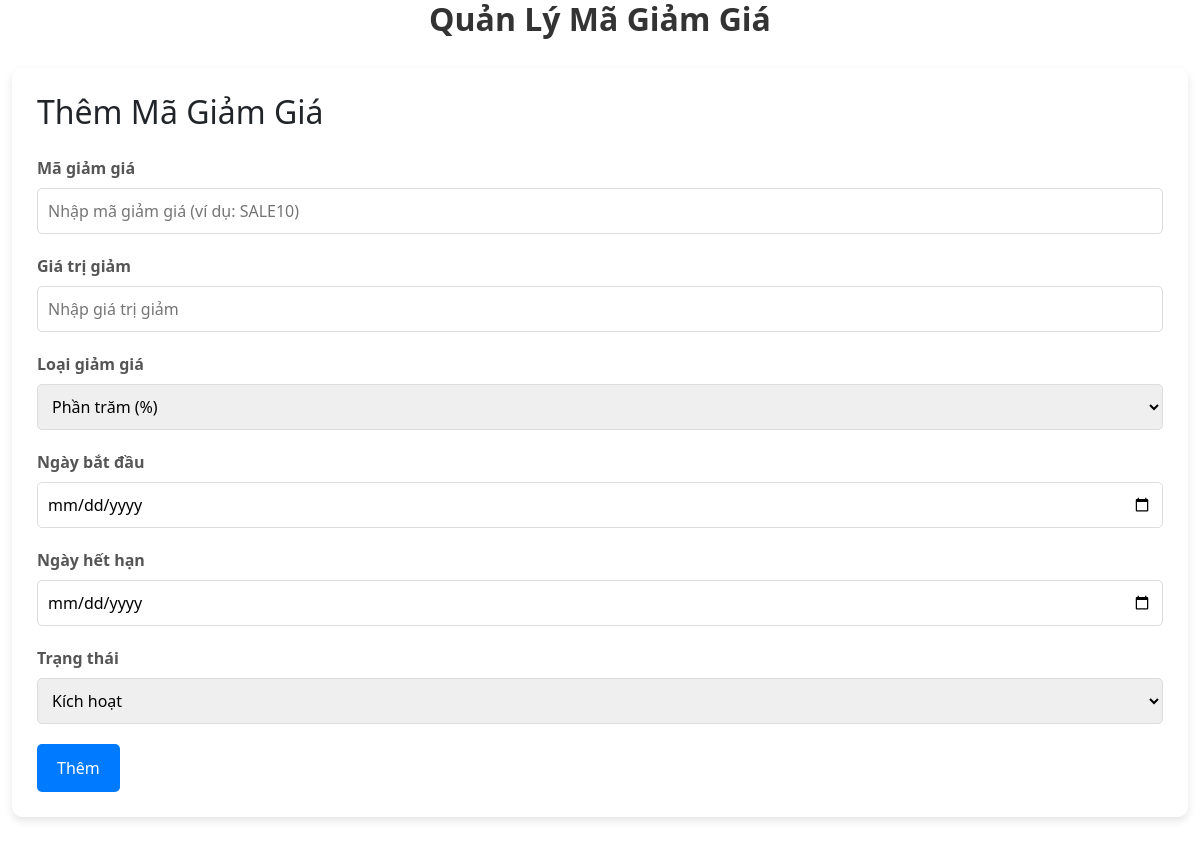
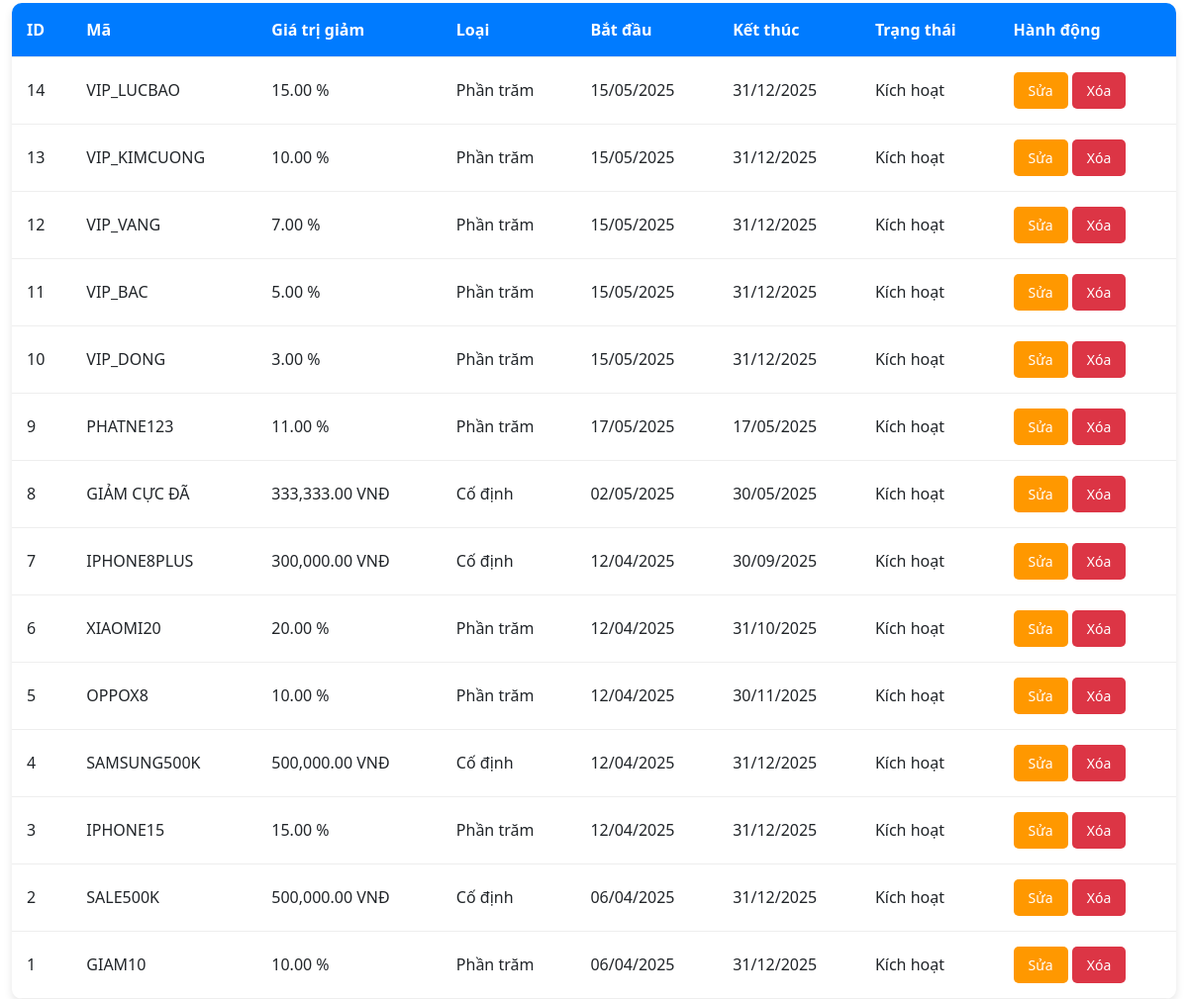
/admin/quanlypromotions.php (signed in), run on the app's committed database (2 pictures, top to bottom).
### tables this page shows
CREATE TABLE `tbl_promotions` (
  `promo_id` int(11) NOT NULL,
  `promo_code` varchar(20) NOT NULL,
  `discount_value` decimal(10,2) NOT NULL,
  `discount_type` enum('percentage','fixed') DEFAULT 'percentage',
  `start_date` date DEFAULT NULL,
  `end_date` date DEFAULT NULL,
  `status` enum('active','inactive') DEFAULT 'active'
);

### admin/quanlypromotions.php (the view, shortened to what this page needs)
<?php
$conn = new mysqli("localhost", "root", "", "phonedb");
$conn->set_charset("utf8mb4");
$edit_data = null;
$sql = "SELECT * FROM tbl_promotions ORDER BY promo_id DESC";
$result = $conn->query($sql);
?>
<!DOCTYPE html>
<html lang="vi">
<head>
    <link rel="stylesheet" href="https://cdn.jsdelivr.net/npm/bootstrap@5.3.0/dist/css/bootstrap.min.css">
</head>
<body>
    <div class="container">
        <h1>Quản Lý Mã Giảm Giá</h1>
        <div class="form-container">
            <h2 class="mb-4"><?= $edit_data ? 'Sửa Mã Giảm Giá' : 'Thêm Mã Giảm Giá' ?></h2>
            <form method="POST" action="">
                <div class="form-group">
                    <label for="promo_code">Mã giảm giá</label>
                    <input type="text" name="promo_code" id="promo_code" value="<?= $edit_data ? htmlspecialchars($edit_data['promo_code']) : '' ?>" placeholder="Nhập mã giảm giá (ví dụ: SALE10)" required>
                </div>
                <div class="form-group">
                    <label for="discount_value">Giá trị giảm</label>
                    <input type="number" name="discount_value" id="discount_value" value="<?= $edit_data ? $edit_data['discount_value'] : '' ?>" step="0.01" min="0" placeholder="Nhập giá trị giảm" required>
                </div>
                <div class="form-group">
                    <label for="discount_type">Loại giảm giá</label>
                    <select name="discount_type" id="discount_type" required>
                        <option value="percentage" <?= $edit_data && $edit_data['discount_type'] === 'percentage' ? 'selected' : '' ?>>Phần trăm (%)</option>
                    </select>
                </div>
                <div class="form-group">
                    <label for="start_date">Ngày bắt đầu</label>
                    <input type="date" name="start_date" id="start_date" value="<?= $edit_data ? $edit_data['start_date'] : '' ?>" required>
                </div>
                <div class="form-group">
                    <label for="end_date">Ngày hết hạn</label>
                    <input type="date" name="end_date" id="end_date" value="<?= $edit_data ? $edit_data['end_date'] : '' ?>" required>
                </div>
                <div class="form-group">
                    <label for="status">Trạng thái</label>
                    <select name="status" id="status" required>
                        <option value="active" <?= $edit_data && $edit_data['status'] === 'active' ? 'selected' : '' ?>>Kích hoạt</option>
                    </select>
                </div>
                <button type="submit" name="save_promo"><?= $edit_data ? 'Cập nhật' : 'Thêm' ?></button>
            </form>
        </div>
        <table>
            <thead>
                <tr>
                    <th>ID</th>
                    <th>Mã</th>
                    <th>Giá trị giảm</th>
                    <th>Loại</th>
                    <th>Bắt đầu</th>
                    <th>Kết thúc</th>
                    <th>Trạng thái</th>
                    <th>Hành động</th>
                </tr>
            </thead>
            <tbody>
                <?php while ($row = $result->fetch_assoc()): ?>
                    <tr>
                        <td><?= $row['promo_id'] ?></td>
                        <td><?= htmlspecialchars($row['promo_code']) ?></td>
                        <td><?= number_format($row['discount_value'], 2) ?> <?= $row['discount_type'] === 'percentage' ? '%' : 'VNĐ' ?></td>
                        <td><?= $row['discount_type'] === 'percentage' ? 'Phần trăm' : 'Cố định' ?></td>
                        <td><?= date('d/m/Y', strtotime($row['start_date'])) ?></td>
                        <td><?= date('d/m/Y', strtotime($row['end_date'])) ?></td>
                        <td><?= $row['status'] === 'active' ? 'Kích hoạt' : 'Không kích hoạt' ?></td>
                        <td>
                            <a href="?edit=<?= $row['promo_id'] ?>" class="action-btn edit-btn">Sửa</a>
                            <a href="?delete=<?= $row['promo_id'] ?>" class="action-btn delete-btn" onclick="return confirmDelete(event)">Xóa</a>
                        </td>
                    </tr>
                <?php endwhile; ?>
            </tbody>
        </table>
    </div>
</body>
</html>

### admin/quanlypromotions.php (style rules this page uses)
.container { max-width: 1200px; margin: 0 auto; }
h1 { color: #333; text-align: center; margin-bottom: 30px; font-size: 2rem; font-weight: 600; }
.form-container { background: #fff; padding: 25px; border-radius: 10px; box-shadow: 0 4px 8px rgba(0,0,0,0.1); margin-bottom: 30px; }
.form-group { margin-bottom: 20px; }
label { display: block; font-weight: bold; margin-bottom: 8px; color: #555; }
input, select { width: 100%; padding: 10px; border: 1px solid #ddd; border-radius: 5px; box-sizing: border-box; font-size: 16px; transition: border-color 0.3s; }
button[type="submit"] { background: #007bff; color: white; padding: 12px 20px; border: none; border-radius: 5px; cursor: pointer; font-size: 16px; transition: background-color 0.3s; }
table { width: 100%; border-collapse: collapse; background: #fff; border-radius: 10px; overflow: hidden; box-shadow: 0 4px 8px rgba(0,0,0,0.1); }
th, td { padding: 15px; text-align: left; border-bottom: 1px solid #eee; }
th { background: #007bff; color: white; font-weight: bold; }
.action-btn { padding: 8px 15px; text-decoration: none; color: white; border-radius: 5px; font-size: 14px; transition: opacity 0.3s; display: inline-block; }
.edit-btn { background: #ff9800; }
.delete-btn { background: #dc3545; }

### data on the page
tbl_promotions: promo_id "14", promo_code "VIP_LUCBAO", discount_value "15.00", discount_type "Phần trăm", start_date "15/05/2025", end_date "31/12/2025", status "Kích hoạt"
tbl_promotions: promo_id "13", promo_code "VIP_KIMCUONG", discount_value "10.00", discount_type "Phần trăm", start_date "15/05/2025", end_date "31/12/2025", status "Kích hoạt"
tbl_promotions: promo_id "12", promo_code "VIP_VANG", discount_value "7.00", discount_type "Phần trăm", start_date "15/05/2025", end_date "31/12/2025", status "Kích hoạt"
tbl_promotions: promo_id "11", promo_code "VIP_BAC", discount_value "5.00", discount_type "Phần trăm", start_date "15/05/2025", end_date "31/12/2025", status "Kích hoạt"
tbl_promotions: promo_id "10", promo_code "VIP_DONG", discount_value "3.00", discount_type "Phần trăm", start_date "15/05/2025", end_date "31/12/2025", status "Kích hoạt"
tbl_promotions: promo_id "9", promo_code "PHATNE123", discount_value "11.00", discount_type "Phần trăm", start_date "17/05/2025", end_date "17/05/2025", status "Kích hoạt"
tbl_promotions: promo_id "8", promo_code "GIẢM CỰC ĐÃ", discount_value "333,333.00", discount_type "VNĐ", start_date "02/05/2025", end_date "30/05/2025", status "Kích hoạt"
tbl_promotions: promo_id "7", promo_code "IPHONE8PLUS", discount_value "300,000.00", discount_type "VNĐ", start_date "12/04/2025", end_date "30/09/2025", status "Kích hoạt"
tbl_promotions: promo_id "6", promo_code "XIAOMI20", discount_value "20.00", discount_type "Phần trăm", start_date "12/04/2025", end_date "31/10/2025", status "Kích hoạt"
tbl_promotions: promo_id "5", promo_code "OPPOX8", discount_value "10.00", discount_type "Phần trăm", start_date "12/04/2025", end_date "30/11/2025", status "Kích hoạt"
tbl_promotions: promo_id "4", promo_code "SAMSUNG500K", discount_value "500,000.00", discount_type "VNĐ", start_date "12/04/2025", end_date "31/12/2025", status "Kích hoạt"
tbl_promotions: promo_id "3", promo_code "IPHONE15", discount_value "15.00", discount_type "Phần trăm", start_date "12/04/2025", end_date "31/12/2025", status "Kích hoạt"
tbl_promotions: promo_id "2", promo_code "SALE500K", discount_value "500,000.00", discount_type "VNĐ", start_date "06/04/2025", end_date "31/12/2025", status "Kích hoạt"
tbl_promotions: promo_id "1", promo_code "GIAM10", discount_value "10.00", discount_type "Phần trăm", start_date "06/04/2025", end_date "31/12/2025", status "Kích hoạt"
